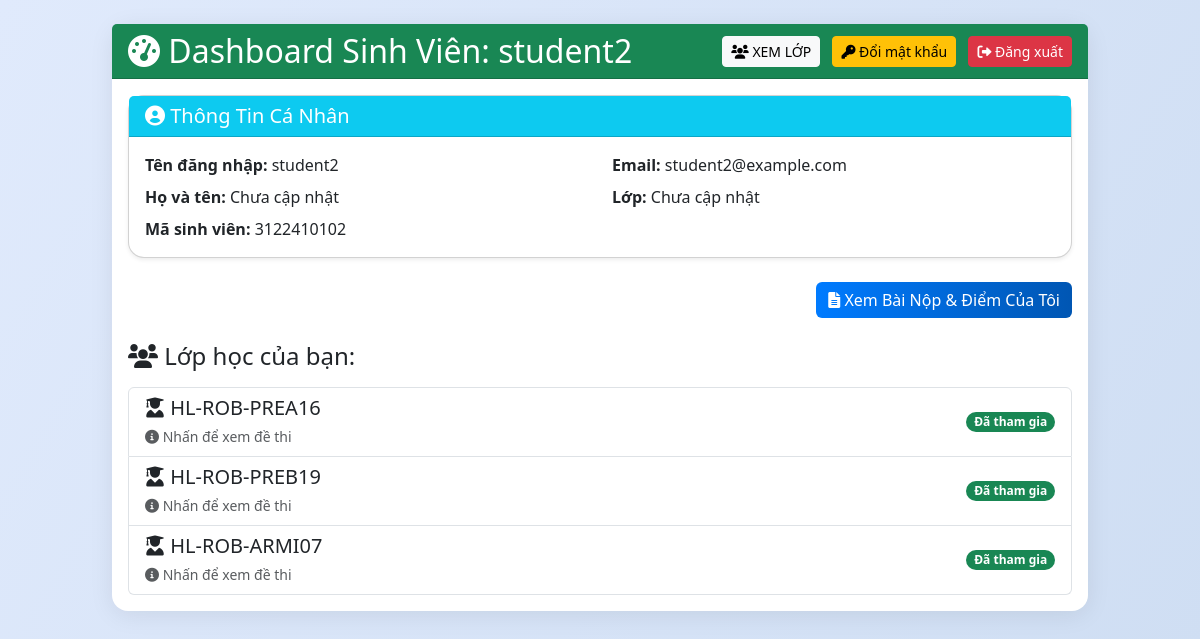
Page /dashboard (signed in) on the committed database.
### tables this page shows
CREATE TABLE users (
            id INTEGER PRIMARY KEY AUTOINCREMENT,
            username TEXT UNIQUE,
            password TEXT,
            role TEXT,
            email TEXT UNIQUE,
            rsa_private BLOB,
            salt TEXT,
            full_name TEXT,
            student_id TEXT,
            class_name TEXT,
            status TEXT DEFAULT 'approved',
            approval_note TEXT,
            selected_teachers TEXT,
            teacher_id TEXT,
            failed_attempts INTEGER DEFAULT 0,
            lock_until TEXT
        , is_deleted INTEGER DEFAULT 0, is_locked INTEGER DEFAULT 0);

CREATE TABLE groups (
            id INTEGER PRIMARY KEY AUTOINCREMENT,
            name TEXT,
            teacher_id INTEGER,
            description TEXT,
            code TEXT
        , aes_key BLOB);

### app.py (the view)
@app.route('/dashboard')
@login_required
def dashboard():
    if current_user.role == 'admin':
        return redirect(url_for('admin_users'))
    now = datetime.datetime.now()
    if current_user.role=='teacher':
        user_info = c.execute("SELECT username, email, full_name, teacher_id, class_name FROM users WHERE id=?", (current_user.id,)).fetchone()
        user_data = {
            'username': user_info[0],
            'email': user_info[1] or 'Chưa cập nhật',
            'full_name': user_info[2] or 'Chưa cập nhật',
            'teacher_id': user_info[3] or 'Chưa cập nhật',
            'class_name': user_info[4] or 'Chưa cập nhật'
        }
        exams = c.execute("SELECT id, filename, release_time, expire_time, ten_de, pin_code, allowed_groups FROM exams WHERE teacher_id=?",(current_user.id,)).fetchall()
        group_data = {}
        for e in exams:
            eid, filename, release_str, expire_str, ten_de, pin_code, allowed_groups_str = e
            release_time = parse_datetime(release_str)
            expire_time = parse_datetime(expire_str)
            release_display = release_time.strftime('%d/%m/%Y %H:%M')
            expire_display = expire_time.strftime('%d/%m/%Y %H:%M')
            if now < release_time:
                status = 'upcoming'  # Chưa mở
            elif now > expire_time:
                status = 'expired'  # Đã hết hạn
            else:
                status = 'active'  # Đang mở
            exam_data = (eid, filename, release_display, expire_display, ten_de, pin_code or "N/A", status)
            if allowed_groups_str:
                group_ids = allowed_groups_str.split(',')
                for gid in group_ids:
                    gid = gid.strip()
                    if not gid:
                        continue
                    if gid not in group_data:
                        group_row = c.execute("SELECT name FROM groups WHERE id=?", (gid,)).fetchone()
                        group_name = group_row[0] if group_row else f"Lớp {gid}"
                        group_data[gid] = {'name': group_name, 'exams': []}
                    group_data[gid]['exams'].append(exam_data)
            else:
                if 'unassigned' not in group_data:
                    group_data['unassigned'] = {'name': 'Chưa phân lớp', 'exams': []}
                group_data['unassigned']['exams'].append(exam_data)
        return render_template('dashboard_teacher.html', group_data=group_data, user_info=user_data)
    else:
        user_info = c.execute("SELECT username, email, full_name, student_id, class_name FROM users WHERE id=?", (current_user.id,)).fetchone()
        user_data = {
            'username': user_info[0],
            'email': user_info[1] or 'Chưa cập nhật',
            'full_name': user_info[2] or 'Chưa cập nhật',
            'student_id': user_info[3] or 'Chưa cập nhật',
            'class_name': user_info[4] or 'Chưa cập nhật'
        }
        exams = c.execute("SELECT e.id, e.filename, e.release_time, e.expire_time, u.username, e.ten_de, e.allowed_groups, e.auth_mode FROM exams e LEFT JOIN users u ON e.teacher_id=u.id").fetchall()
        exams_with_status = []
        student_groups = c.execute("SELECT group_id FROM group_members WHERE student_id=? AND status='approved'", (current_user.id,)).fetchall()
        student_group_ids = [str(g[0]) for g in student_groups]
        for e in exams:
            eid, filename, release_str, expire_str, username, ten_de, allowed_groups, auth_mode = e
            if allowed_groups:
                exam_group_ids = allowed_groups.split(',')
                has_permission = any(gid in student_group_ids for gid in exam_group_ids)
                if not has_permission:
                    continue  # Skip if not in any allowed group
            release_time = parse_datetime(release_str)
            expire_time = parse_datetime(expire_str)
            release_display = release_time.strftime('%d/%m/%Y %H:%M')
            expire_display = expire_time.strftime('%d/%m/%Y %H:%M')
            if now < release_time:
                status = 'Chưa mở'
                status_class = 'text-warning'
            elif now > expire_time:
                status = 'Đã hết hạn'
                status_class = 'text-danger'
            else:
                status = 'Đang mở'
                status_class = 'text-success'
            exams_with_status.append((eid, filename, release_display, expire_display, username, ten_de, status, status_class, auth_mode))
        groups = c.execute("""
            SELECT g.id, g.name, u.username as teacher_name
            FROM groups g
            JOIN group_members gm ON g.id = gm.group_id
            JOIN users u ON g.teacher_id = u.id
            WHERE gm.student_id=? AND gm.status='approved'
        """, (current_user.id,)).fetchall()
        rejected_requests = c.execute("""
            SELECT g.name, u.username as teacher_name, gm.note, gm.group_id
            FROM groups g
            JOIN group_members gm ON g.id = gm.group_id
            JOIN users u ON g.teacher_id = u.id
            WHERE gm.student_id=? AND gm.status='rejected'
        """, (current_user.id,)).fetchall()
        return render_template('dashboard_student.html', exams=exams_with_status, groups=groups, rejected_requests=rejected_requests, user_info=user_data)

### app.py (called while the page is built)
@login_manager.user_loader
def load_user(uid):
    row = c.execute("SELECT id, username, role, email FROM users WHERE id=?",(uid,)).fetchone()
    return User(*row) if row else None

def parse_datetime(datetime_str):
    if not datetime_str:
        return None
    try:
        return datetime.datetime.fromisoformat(datetime_str)
    except:
        try:
            return datetime.datetime.strptime(datetime_str, '%Y-%m-%dT%H:%M')
        except:
            try:
                return datetime.datetime.strptime(datetime_str, '%Y-%m-%dT%H:%M:%S')
            except:
                return datetime.datetime.now()

@app.before_request
def ensure_csrf_token():
    if 'csrf_token' not in session:
        session['csrf_token'] = secrets.token_hex(16)

@app.after_request
def set_security_headers(resp):
    resp.headers['X-Frame-Options'] = 'SAMEORIGIN'
    resp.headers['X-Content-Type-Options'] = 'nosniff'
    resp.headers['Referrer-Policy'] = 'no-referrer'
    resp.headers['Content-Security-Policy'] = "default-src 'self'; script-src 'self' https://cdn.jsdelivr.net 'unsafe-inline' blob:; worker-src 'self' blob:; style-src 'self' https://cdn.jsdelivr.net https://cdnjs.cloudflare.com 'unsafe-inline'; font-src 'self' https://cdnjs.cloudflare.com; img-src 'self' data:; frame-ancestors 'self'; object-src 'none'"
    return resp

### templates/dashboard_student.html (shortened to what this page needs)
{% extends "base.html" %}
{% block content %}
<div class="card mb-4 shadow-sm">
    <div class="card-header bg-info text-white">
        <h5 class="mb-0"><i class="fas fa-user-circle"></i> Thông Tin Cá Nhân</h5>
    </div>
    <div class="card-body">
        <div class="row">
            <div class="col-md-6">
                <p class="mb-2"><strong>Tên đăng nhập:</strong> {{ user_info.username }}</p>
                <p class="mb-2"><strong>Họ và tên:</strong> {{ user_info.full_name }}</p>
                <p class="mb-0"><strong>Mã sinh viên:</strong> {{ user_info.student_id }}</p>
            </div>
            <div class="col-md-6">
                <p class="mb-2"><strong>Email:</strong> {{ user_info.email }}</p>
                <p class="mb-0"><strong>Lớp:</strong> {{ user_info.class_name }}</p>
            </div>
        </div>
    </div>
</div>
<div class="mb-4 text-end">
    <a href="{{ url_for('student_submissions') }}" class="btn btn-primary">
        <i class="fas fa-file-alt"></i> Xem Bài Nộp & Điểm Của Tôi
    </a>
</div>
<h4 class="mb-3"><i class="fas fa-users"></i> Lớp học của bạn:</h4>
{% if groups %}
<div class="list-group">
    {% for group in groups %}
    <a href="{{ url_for('student_group_detail', gid=group[0]) }}" class="list-group-item list-group-item-action d-flex justify-content-between align-items-center">
        <div>
            <h5 class="mb-1"><i class="fas fa-user-graduate"></i> {{ group[1] }}</h5>
            <p class="mb-0"><small class="text-muted"><i class="fas fa-info-circle"></i> Nhấn để xem đề thi</small></p>
        </div>
        <span class="badge bg-success rounded-pill">Đã tham gia</span>
    </a>
    {% endfor %}
</div>
{% else %}
<div class="text-center py-4">
    <i class="fas fa-user-friends fa-3x text-muted mb-3"></i>
    <h5 class="text-muted">Bạn chưa tham gia lớp nào.</h5>
    <p class="text-muted">Hãy yêu cầu giáo viên thêm bạn vào lớp!</p>
</div>
{% endif %}
{% endblock %}

### templates/base.html (shortened to what this page needs)
<!DOCTYPE html>
<html lang="vi">
<head>
    <link href="https://cdn.jsdelivr.net/npm/bootstrap@5.3.0/dist/css/bootstrap.min.css" rel="stylesheet">
    <link href="https://cdnjs.cloudflare.com/ajax/libs/font-awesome/6.0.0/css/all.min.css" rel="stylesheet">
    <link rel="stylesheet" href="{{ url_for('static', filename='css/style.css') }}">
</head>
<body class="bg-light">
    <div class="container-fluid py-4">
        <div class="row justify-content-center">
            <div class="col-lg-10">
                <div class="card card-custom">
                    {% block header %}
                    {% if current_user.is_authenticated %}
                    <div class="card-header {% if current_user.role == 'teacher' %}bg-primary{% elif current_user.role == 'student' %}bg-success{% elif current_user.role == 'admin' %}bg-dark{% endif %} text-white d-flex justify-content-between align-items-center">
                        <h2 class="mb-0">
                            <i class="fas fa-tachometer-alt"></i>
                            {% if current_user.role == 'teacher' %}Hệ thống Quản Lý Đề thi{% elif current_user.role == 'student' %}Dashboard Sinh Viên: {{ current_user.username }}{% else %}Quản Trị Hệ Thống{% endif %}
                        </h2>
                        <div>
                            {% if current_user.role == 'student' %}
                            <a href="/student/groups" class="btn btn-light btn-sm me-2">
                                <i class="fas fa-users"></i> XEM LỚP
                            </a>
                            <a href="{{ url_for('change_password') }}" class="btn btn-warning btn-sm me-2">
                                <i class="fas fa-key"></i> Đổi mật khẩu
                            </a>
                            {% endif %}
                            <a href="{{ url_for('logout') }}" class="btn btn-danger btn-sm">
                                <i class="fas fa-sign-out-alt"></i> Đăng xuất
                            </a>
                        </div>
                    </div>
                    {% endif %}
                    {% endblock %}
                    <div class="card-body {% if not current_user.is_authenticated %}p-0 border-0{% endif %}">
                        {% block content %}{% endblock %}
                    </div>
                </div>
            </div>
        </div>
    </div>
</body>
</html>

### static/css/style.css (style rules this page uses)
body { font-family: 'Segoe UI', 'Roboto', Arial, sans-serif; background: linear-gradient(120deg, #e0eafc 0%, #cfdef3 100%); }
.card { border-radius: 16px; box-shadow: 0 4px 24px rgba(0,0,0,0.08); }
.card-header { border-radius: 16px 16px 0 0; }
.btn-primary { background: linear-gradient(90deg, #007bff 0%, #0056b3 100%); border: none; }

### templates/base.html (style rules this page uses)
.card-custom { border: none; box-shadow: 0 4px 8px rgba(0,0,0,0.1); margin-bottom: 20px; }

### rows in the picture
users: username "student2", student_id "3122410102", email "student2@example.com"
groups: name "HL-ROB-PREA16"
groups: name "HL-ROB-PREB19"
groups: name "HL-ROB-ARMI07"

### other values in the picture
{{ user_info.full_name }} "Chưa cập nhật"
{{ user_info.class_name }} "Chưa cập nhật"
